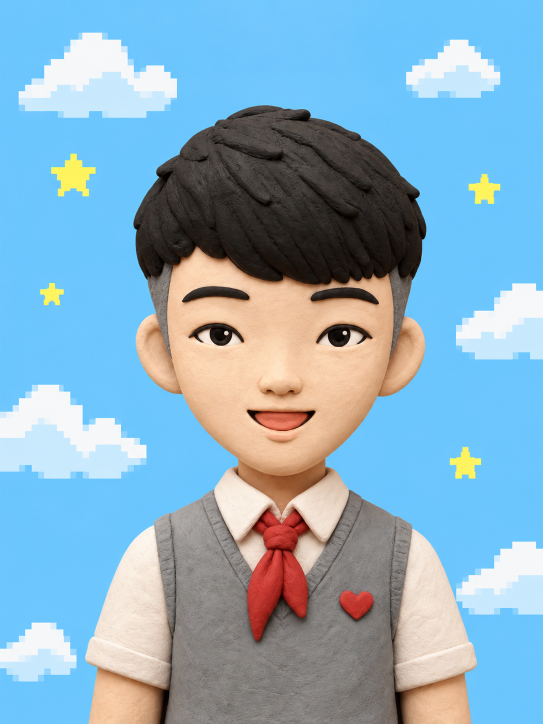
#> input picture assets/images/dalei-ai-passport-sky-v2.png, 1086 x 1448 px (shown at 1/2 size)
$ python generate_profile_images.py ../assets/images/dalei-ai-passport-sky-v2.png ../assets/images/dalei-ai-passport-sky-v2.png
#> lines starting #> are read from the running program, lines starting #| are printed output that depends on the picture
#> in main, image is the input picture: PIL image 1086x1448 RGB; mean R, G, B 137, 173.3, 194.8
#!/usr/bin/env python3
"""Generate the RGB565 LVGL avatar for the local AI Passport profile."""

from pathlib import Path
import sys

from PIL import Image


def crop_avatar(image: Image.Image) -> Image.Image:
    """Fit the complete 3:4 portrait into the on-device avatar frame."""
    return image.resize((72, 96), Image.Resampling.LANCZOS)
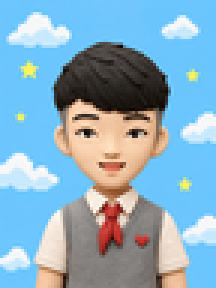
#> returned value: PIL image 72x96 RGB (shown 3 times larger); mean R, G, B 137, 173.3, 194.6


def rgb565_bytes(image: Image.Image) -> bytes:
    data = bytearray()
    pixels = image.convert("RGB")
    for y in range(pixels.height):
        for x in range(pixels.width):
            red, green, blue = pixels.getpixel((x, y))
            value = ((red >> 3) << 11) | ((green >> 2) << 5) | (blue >> 3)
            data.extend((value & 0xFF, value >> 8))
    return bytes(data)


def array(name: str, data: bytes) -> str:
#> called with name = 'profile_avatar_map'
    rows = []
    for offset in range(0, len(data), 16):
        rows.append("    " + ", ".join(f"0x{byte:02x}" for byte in data[offset:offset + 16]) + ",")
    return f"static const uint8_t {name}[] = {{\n" + "\n".join(rows) + "\n};\n"


def descriptor(name: str, data_name: str, width: int, height: int) -> str:
    return f"""
const lv_image_dsc_t {name} = {{
    .header.magic = LV_IMAGE_HEADER_MAGIC,
    .header.cf = LV_COLOR_FORMAT_RGB565,
    .header.flags = 0,
    .header.w = {width},
    .header.h = {height},
    .header.stride = {width * 2},
    .data_size = sizeof({data_name}),
    .data = {data_name},
}};
"""


def main() -> None:
    if len(sys.argv) != 3:
        raise SystemExit("usage: generate_profile_images.py SOURCE_IMAGE OUTPUT_C")
    image = Image.open(sys.argv[1]).convert("RGB")
    avatar = rgb565_bytes(crop_avatar(image))
    output = "#include \"profile_images.h\"\n#include <stdint.h>\n\n"
    output += array("profile_avatar_map", avatar)
    output += descriptor("profile_avatar_image", "profile_avatar_map", 72, 96)
    Path(sys.argv[2]).write_text(output, encoding="utf-8")


if __name__ == "__main__":
    main()
